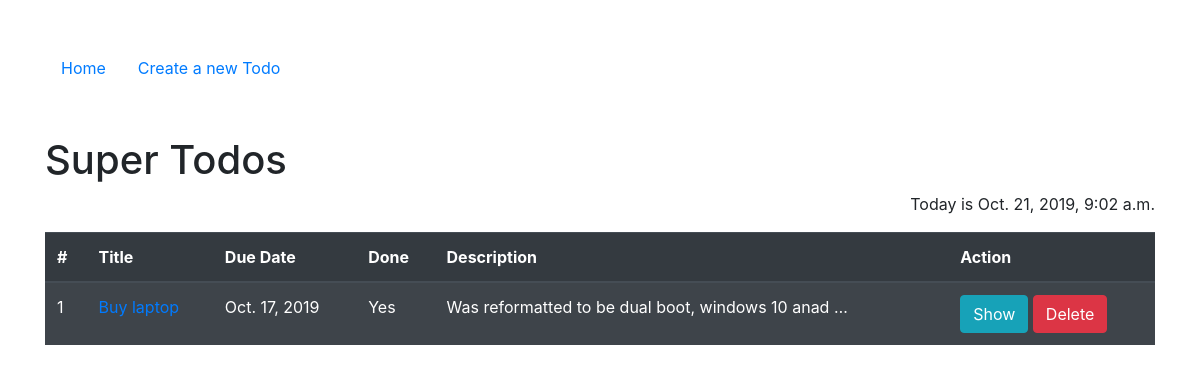
Before: / with the older database file.
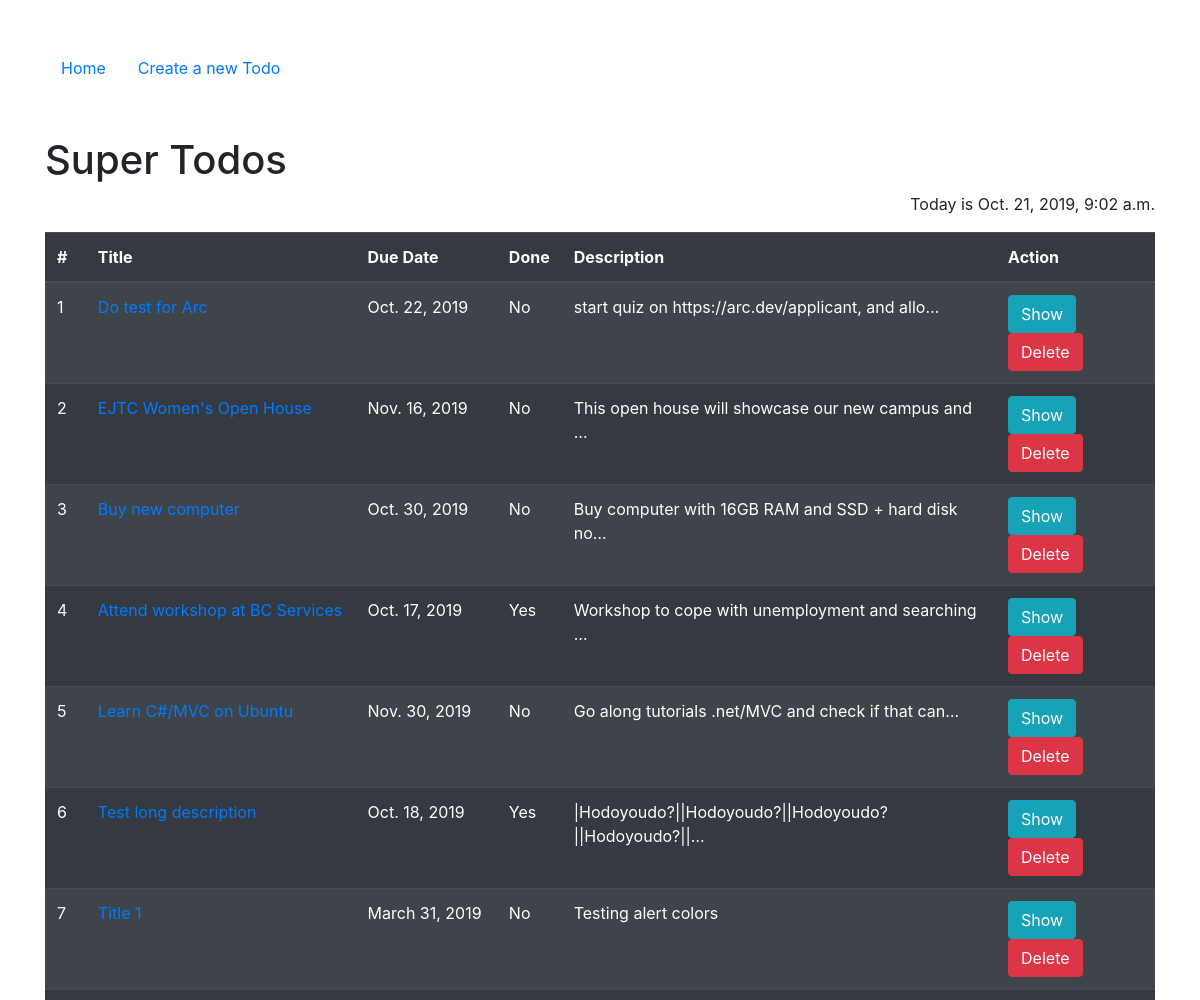
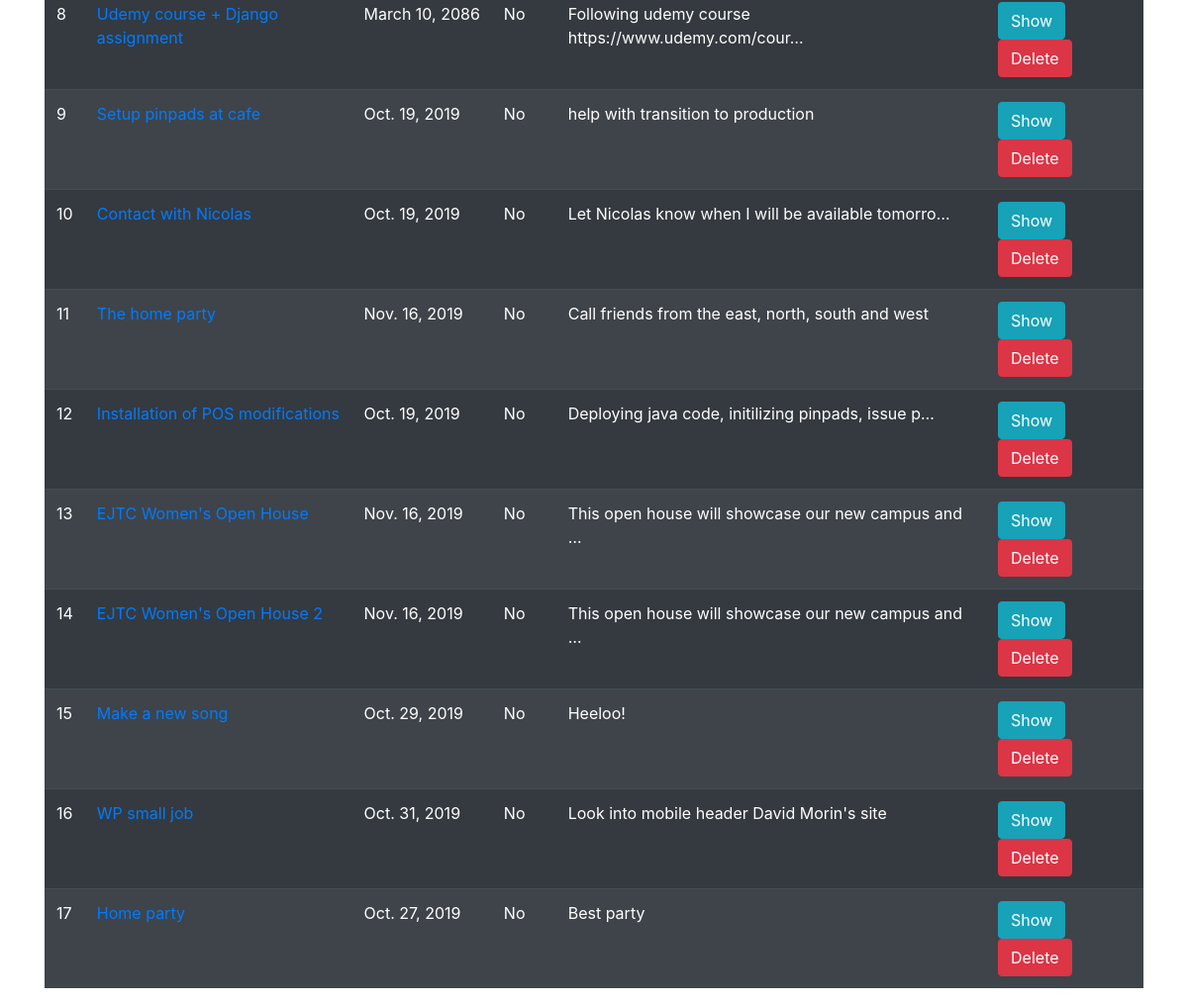
After: the same page with the newer database file (2 pictures, top to bottom).
### main/models.py (models this page shows, shortened)
class Todo(models.Model):
    title = models.CharField(max_length=255)
    due_date = models.DateField()
    done = models.BooleanField(default=False)
    description = models.TextField()

### main/views.py (the view)
# urls.py: path('', IndexView.as_view(), name='index'),
class IndexView(ListView):
    queryset = Todo.objects.all()
    template_name = 'main/index.html'
    context_object_name = 'todos'
    def get_context_data(self, **kwargs):
        ctx = super().get_context_data(**kwargs)
        ctx['today'] =  datetime.now()
        ctx['app_name'] = "Super Todos"
        return ctx

### main/templates/main/index.html (shortened to what this page needs)
{% extends "base.html" %}
{% block main_content %}
  <h1>{{ app_name }}</h1>
  <p class="text-right">Today is {{ today }}</p>
  <table class="table table-striped table-dark table-hover" id="todos-list">
    <thead>
      <tr>
        <th>#</th>
        <th scope="col">Title</th>
        <th scope="col">Due Date</th>
        <th scope="col">Done</th>
        <th scope="col">Description</th>
        <th>Action</th>
      </tr>
    </thead>
    <tbody>
      {% for todo in todos %}
      <tr>
        <td>{{ forloop.counter }}</td>
        <td><a href="{% url 'todo_update' pk=todo.pk %}">{{ todo.title }}</a></td>
        <td>{{ todo.due_date }}</td>
        <td>{{ todo.done|yesno:"Yes,No" }}</td>
        <td>{{ todo.description|truncatechars:50 }}</td>
        <td>
            <a class="btn btn-info" href="{% url 'todo_detail' pk=todo.pk %}">Show</a>
            <a class="btn btn-danger" href="{% url 'todo_delete' pk=todo.pk %}">Delete</a>
        </td>
      </tr>
      {% empty %}
      <tr>
        <td colspan="5">Sorry no TODO tasks are available yet.</td>
      </tr>
      {% endfor %}
    </tbody>
  </table>
{% endblock %}

### main/templates/base.html (shortened to what this page needs)
{% load static %}
<!DOCTYPE html>
<html lang="en">
  <head>
    <link rel="stylesheet" href="{% static 'css/bootstrap.min.css' %}"/>
    <link rel="stylesheet" href="{% static 'css/gijgo.min.css' %}"/>
    <link rel="stylesheet" href="{% static 'css/style.css' %}"/>
  </head>
  <body>
    <div class="container">
      <nav class="nav my-5">
          <a class="nav-link active" href="{% url 'index' %}">Home</a>
          <a class="nav-link" href="{% url 'todo_create' %}">Create a new Todo</a>
      </nav>
      {% block main_content %}{% endblock %}
    </div>
  </body>
</html>

### static/css/style.css (style rules this page uses)
table#todos-list tr td:nth-child(3) { white-space: nowrap; }

Changed rows visible on the page:
removed Todo: title "Buy laptop", due_date "Oct. 17, 2019", done "Yes", description "Was reformatted to be dual boot, windows 10 anad …"
added Todo: title "Do test for Arc", due_date "Oct. 22, 2019", done "No", description "start quiz on https://arc.dev/applicant, and allo…"
added Todo: title "EJTC Women's Open House", due_date "Nov. 16, 2019", done "No", description "This open house will showcase our new campus and …"
added Todo: title "Buy new computer", due_date "Oct. 30, 2019", done "No", description "Buy computer with 16GB RAM and SSD + hard disk no…"
added Todo: title "Attend workshop at BC Services", due_date "Oct. 17, 2019", done "Yes", description "Workshop to cope with unemployment and searching …"
added Todo: title "Learn C#/MVC on Ubuntu", due_date "Nov. 30, 2019", done "No", description "Go along tutorials .net/MVC and check if that can…"
added Todo: title "Test long description", due_date "Oct. 18, 2019", done "Yes", description "|Hodoyoudo?||Hodoyoudo?||Hodoyoudo?||Hodoyoudo?||…"
added Todo: title "Title 1", due_date "March 31, 2019", done "No", description "Testing alert colors"
added Todo: title "Udemy course + Django assignment", due_date "March 10, 2086", done "No", description "Following udemy course https://www.udemy.com/cour…"
added Todo: title "Setup pinpads at cafe", due_date "Oct. 19, 2019", done "No", description "help with transition to production"
added Todo: title "Contact with Nicolas", due_date "Oct. 19, 2019", done "No", description "Let Nicolas know when I will be available tomorro…"
added Todo: title "The home party", due_date "Nov. 16, 2019", done "No", description "Call friends from the east, north, south and west"
added Todo: title "Installation of POS modifications", due_date "Oct. 19, 2019", done "No", description "Deploying java code, initilizing pinpads, issue p…"
added Todo: title "EJTC Women's Open House", due_date "Nov. 16, 2019", done "No", description "This open house will showcase our new campus and …"
added Todo: title "EJTC Women's Open House 2", due_date "Nov. 16, 2019", done "No", description "This open house will showcase our new campus and …"
added Todo: title "Make a new song", due_date "Oct. 29, 2019", done "No", description "Heeloo!"
added Todo: title "WP small job", due_date "Oct. 31, 2019", done "No", description "Look into mobile header David Morin's site"
added Todo: title "Home party", due_date "Oct. 27, 2019", done "No", description "Best party"
